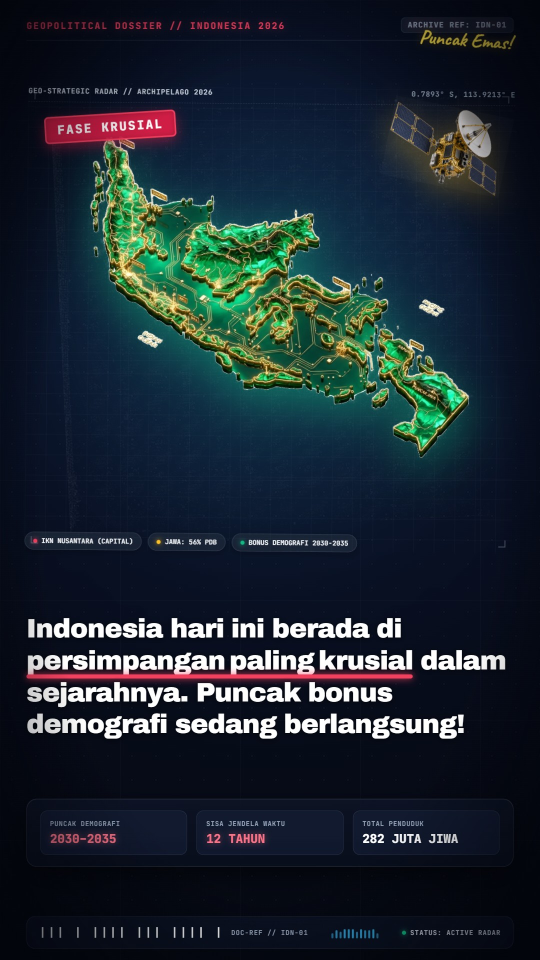
#> input picture output/indonesia_hari_ini/snap_idn_beat1.jpg, 1080 x 1920 px (shown at 1/2 size); its folder holds 4 pictures in this run
$ python make_contact_sheet.py
#> lines starting #> are read from the running program, lines starting #| are printed output that depends on the picture
from PIL import Image
import glob
import os

files = sorted(glob.glob('output/indonesia_hari_ini/snap_idn_*.jpg'))
images = [Image.open(f) for f in files]
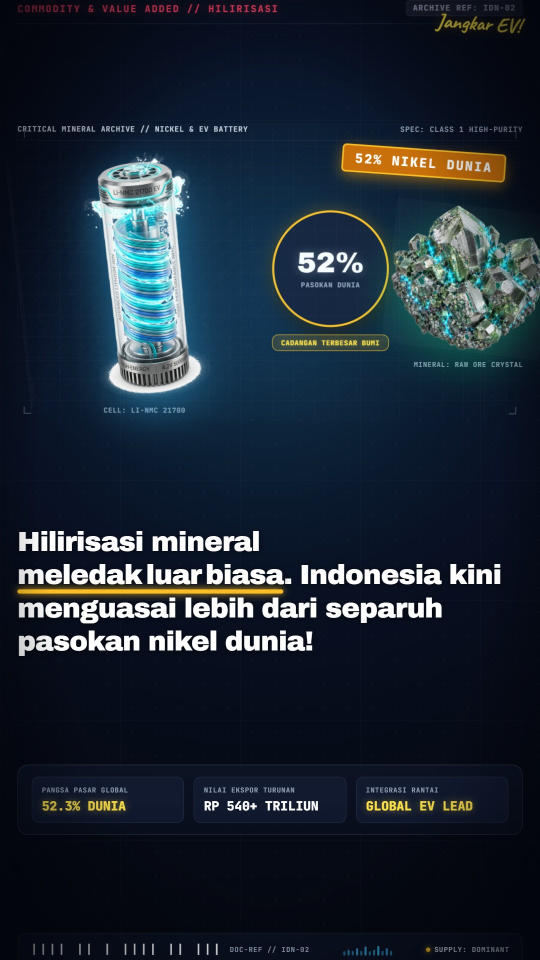
#> input picture output/indonesia_hari_ini/snap_idn_beat2.jpg, 1080 x 1920 px (shown at 1/2 size)
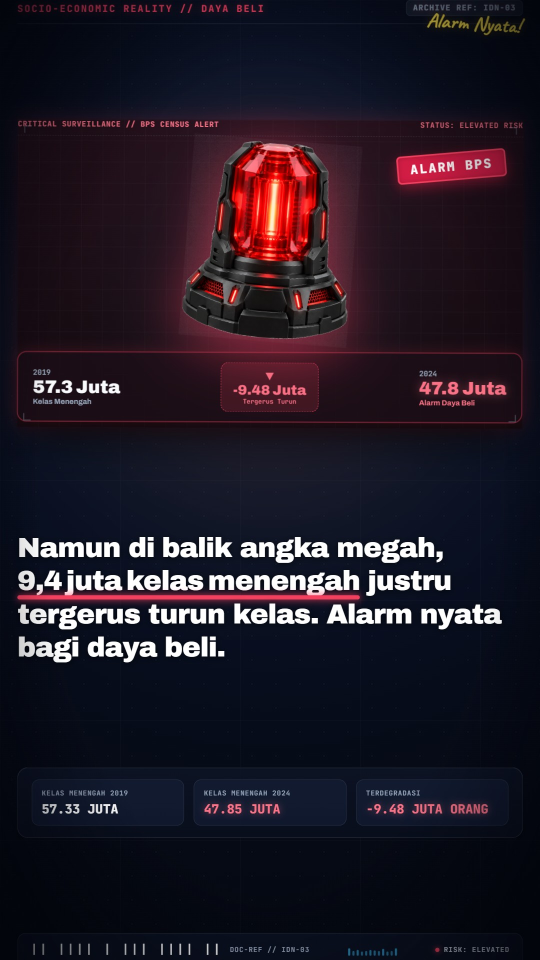
#> input picture output/indonesia_hari_ini/snap_idn_beat3.jpg, 1080 x 1920 px (shown at 1/2 size)
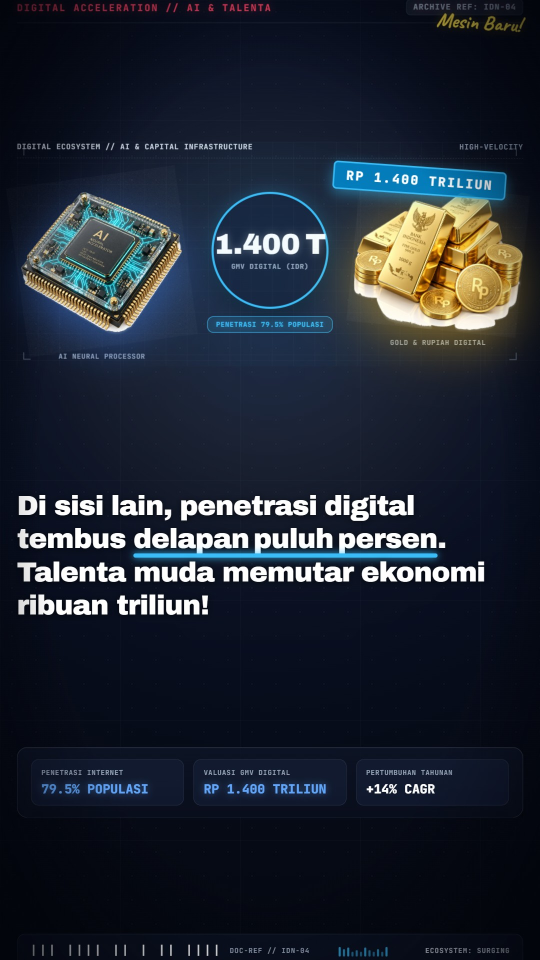
#> input picture output/indonesia_hari_ini/snap_idn_beat4.jpg, 1080 x 1920 px (shown at 1/2 size)
#> images = 4 items
target_h = 900
resized = [im.resize((int(im.width * target_h / im.height), target_h), Image.Resampling.LANCZOS) for im in images]
#> resized = 4 items
total_w = sum(im.width for im in resized)
#> total_w = 2024
sheet = Image.new('RGB', (total_w, target_h))
#> sheet: PIL image 2024x900 RGB; every value is 0
x = 0
for im in resized:
    sheet.paste(im, (x, 0))
    x += im.width
#> this loop made 4 passes
#> x on passes 1 to 4: 506, 1012, 1518, 2024
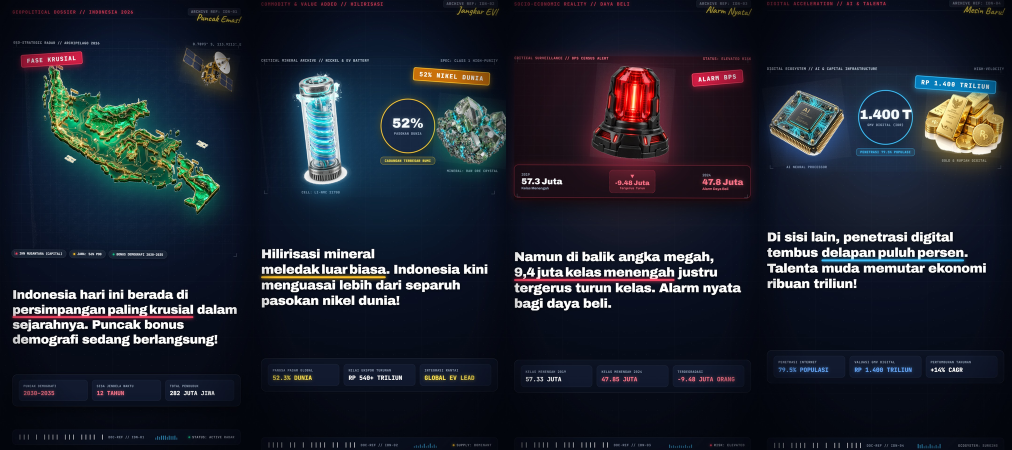
#> sheet: PIL image 2024x900 RGB (shown at 1/2 size); mean R, G, B 30.4, 35.7, 46.9
#> after the loop, x = 2024

os.makedirs('output/indonesia_hari_ini', exist_ok=True)
sheet.save('output/indonesia_hari_ini/contact_sheet.jpg', quality=90)
brain_path = r'C:\Users\bati-\.gemini\antigravity\brain\6c49e710-6b1f-406b-9eb2-9a374f179691\contact_sheet_indonesia_hari_ini.jpg'
sheet.save(brain_path, quality=90)
print('SUCCESS! Stitched', len(images), 'images into', total_w, 'x', target_h)
#| SUCCESS! Stitched 4 images into 2024 x 900
